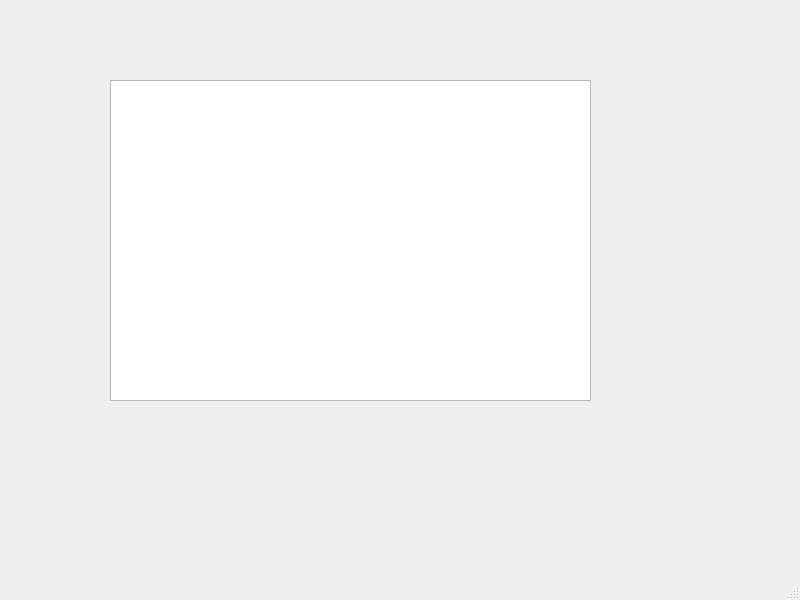
<?xml version="1.0" encoding="UTF-8"?>
<ui version="4.0">
 <class>MainWindow</class>
 <widget class="QMainWindow" name="MainWindow">
  <property name="geometry">
   <rect>
    <x>0</x>
    <y>0</y>
    <width>800</width>
    <height>600</height>
   </rect>
  </property>
  <property name="windowTitle">
   <string>MainWindow</string>
  </property>
  <widget class="QWidget" name="centralwidget">
   <widget class="QGraphicsView" name="graphicsView">
    <property name="geometry">
     <rect>
      <x>110</x>
      <y>80</y>
      <width>481</width>
      <height>321</height>
     </rect>
    </property>
   </widget>
  </widget>
  <widget class="QMenuBar" name="menubar">
   <property name="geometry">
    <rect>
     <x>0</x>
     <y>0</y>
     <width>800</width>
     <height>18</height>
    </rect>
   </property>
  </widget>
  <widget class="QStatusBar" name="statusbar"/>
 </widget>
 <resources/>
 <connections/>
</ui>
